Frame 1 (no input): blank canvas, image omitted
Frame 60 (the mouse pressed at the canvas centre just before this capture): blank canvas, image omitted
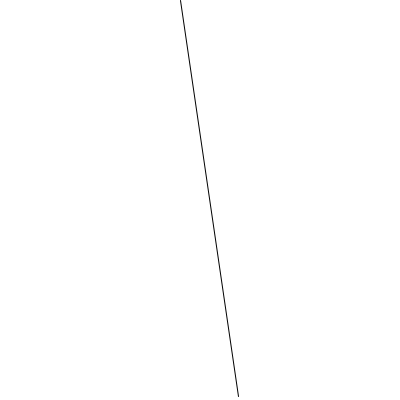
Frame 120 (the mouse held since frame 60 and released just before this capture)

The Processing sketch whose frames 1 and 60 were blank and that drew this single picture after the mouse press (run headless with seeded random() and noise(); from frame 60 on, the mouse is pressed at the canvas centre):

// Processing sketch: processing_29666
// ── processing_29666.pde

float a=1,b,i,h;
void setup(){size(400,400);smooth();h=width/2;}
void draw(){background(255);noFill();
  beginShape();
  for(i=1;i<a;i++){b=(i/cos(a)*20);
    vertex(sin(b)*h+h,cos(b)*h+h);
  }
  endShape();
  a+=.01;
}
